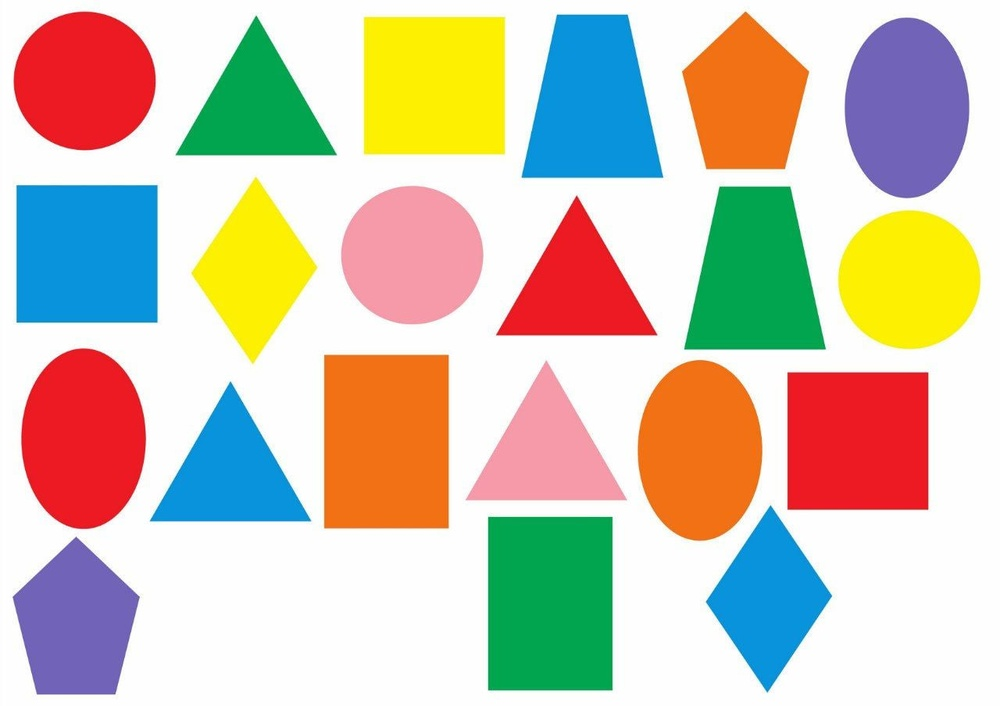
#> input picture task11/test1.jpg, 1000 x 706 px, shrunk from 1280 x 904 before the run, found by its file name
$ python task11.py
#> lines starting #> are read from the running program, lines starting #| are printed output that depends on the picture; after the words box and inside, x2 and y2 are one past the last pixel; in counts of white or black regions, pixels touching at a corner belong together
import cv2
import numpy as np

# Загрузка изображения
image = cv2.imread("C:/Users/Axong/Practice_/test1.jpg") # Первый тест
#> image is the input picture: shape (706, 1000, 3); mean B, G, R 177.7, 195.4, 205.4
image = cv2.imread("C:/Users/Axong/Practice_/test2.jpg") # Второй тест
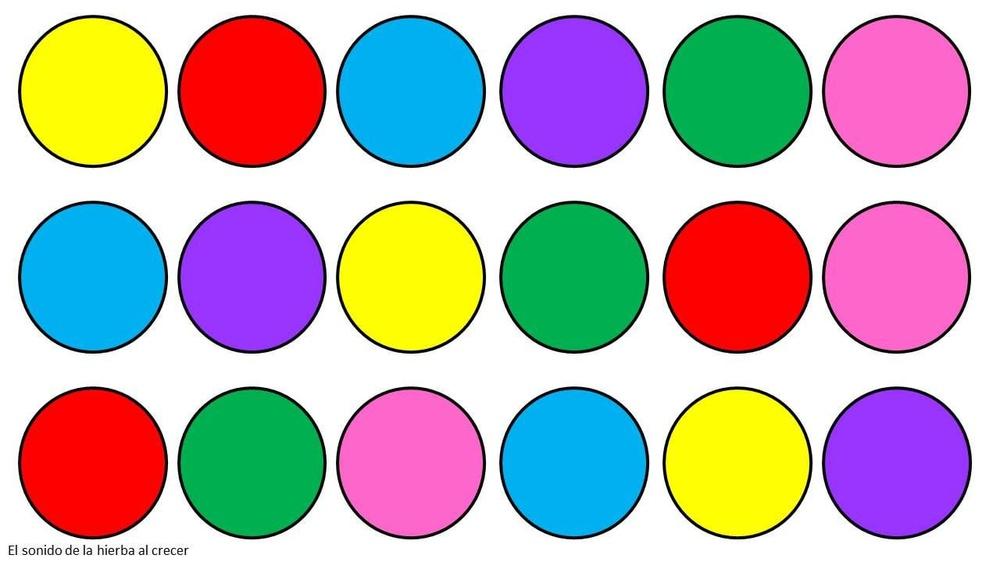
#> input picture task11/test2.jpg, 1000 x 562 px, shrunk from 1280 x 720 before the run, found by its file name
#> image is the input picture: shape (562, 1000, 3); mean B, G, R 177.2, 175.2, 188.8

# Размытие для подавления шума
blurred = cv2.GaussianBlur(image, (11, 11), 0)
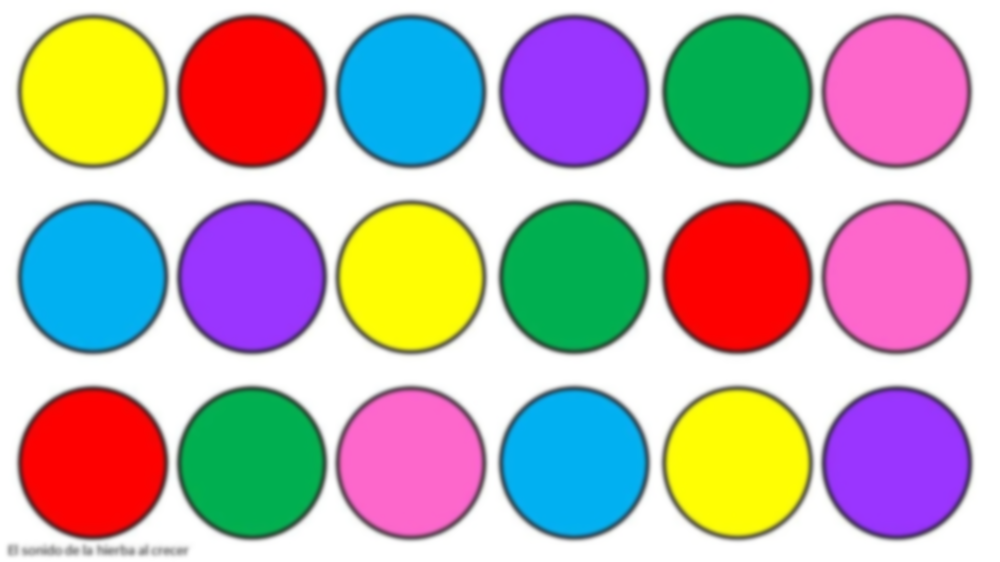
#> blurred: shape (562, 1000, 3); mean B, G, R 177.2, 175.2, 188.9

# Перевод в HSV
hsv = cv2.cvtColor(blurred, cv2.COLOR_BGR2HSV)
#> hsv: shape (562, 1000, 3); mean H, S, V 57.7, 124.5, 234

# Диапазон зелёного цвета в HSV
green_min = np.array((40, 80, 80), np.uint8)   # Нижняя граница зелёного
green_max = np.array((80, 255, 255), np.uint8) # Верхняя граница зелёного

# Создание маски для зелёного цвета
green_mask = cv2.inRange(hsv, green_min, green_max)
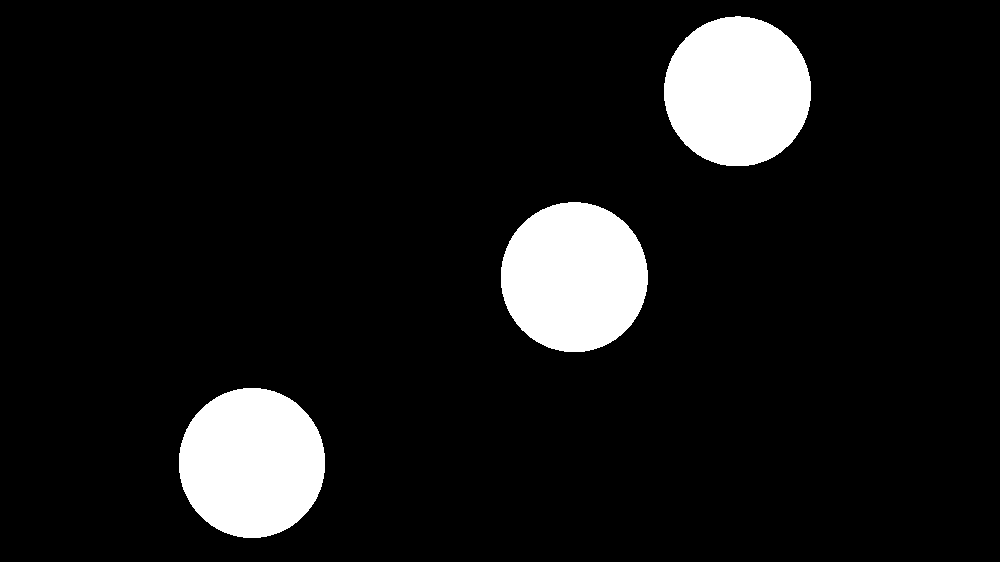
#> green_mask: shape (562, 1000); 9.2% white; 3 white regions

# Нахождение контуров
contours, hierarchy = cv2.findContours(green_mask.copy(), cv2.RETR_TREE, cv2.CHAIN_APPROX_SIMPLE)
#> contours = 3 contours; box (x1, y1, x2, y2) and area: (501, 202, 648, 352) 17140, (664, 16, 811, 166) 17140, (179, 388, 325, 538) 17049

# Обрабатываем только внешние контуры
for i, contour in enumerate(contours):
    # Проверяем иерархию
    if hierarchy[0][i][3] == -1:  # Parent == -1 значит внешний контур
        area = cv2.contourArea(contour)
        if area > 500:  # отсекаем маленькие шумовые контуры (артефакты сглаживания)
            x, y, w, h = cv2.boundingRect(contour)
            center = (int(x + w / 2), int(y + h / 2))
            cv2.circle(image, center, 7, (0, 0, 255), 2)
#> this loop made 3 passes
#> (area, x, y, w, center) on passes 1 to 3: (17049, 179, 388, 146, (252, 463)), (17140.5, 501, 202, 147, (574, 277)), (17140, 664, 16, 147, (737, 91))
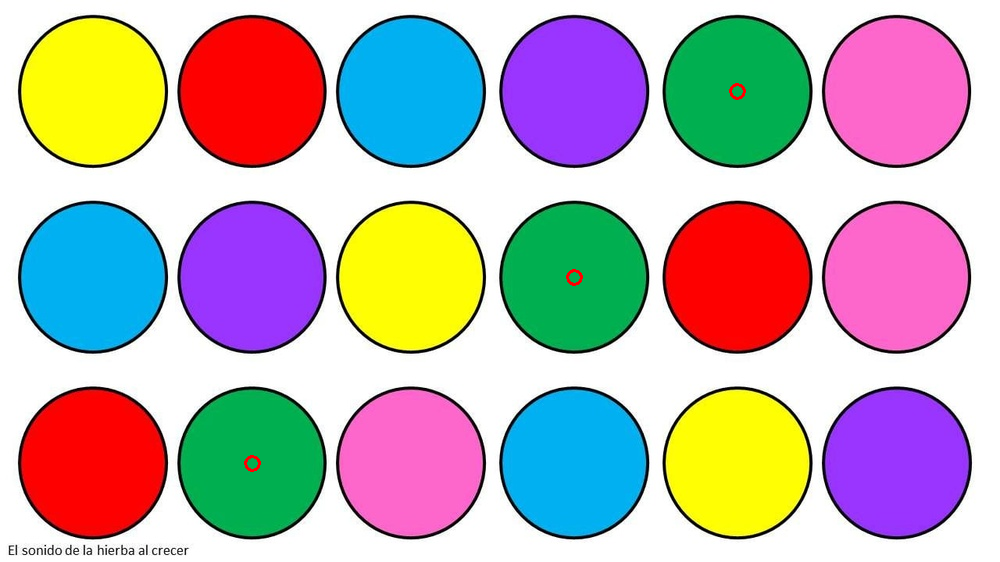
#> image: shape (562, 1000, 3); 0.07% of pixels changed, all inside (x1, y1, x2, y2) = (244, 83, 746, 472)
# Показ результата
cv2.imshow("result", image)
cv2.waitKey(0)
cv2.destroyAllWindows()
